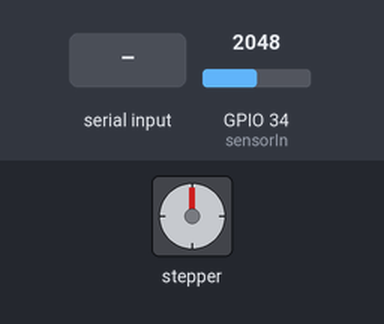
Bench run of a sketch on a simulated ESP32. Parts: stepper motor. Inputs (shaded band) come from the test bench; at power-on: GPIO 34 (sensorIn) = 2048. Nothing arrives over Bluetooth unless stated; stepper angles assume 2048 steps per turn; what the sketch prints to the serial monitor is not drawn.

Above: at 1.2 s.
1.3 s: "A" received over the second serial link
At 1.75 s:
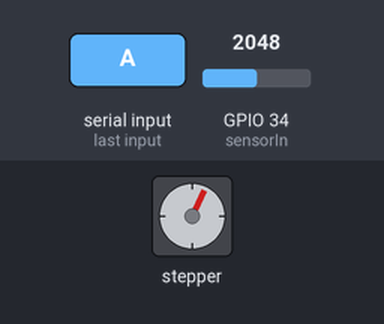
At 2.35 s:
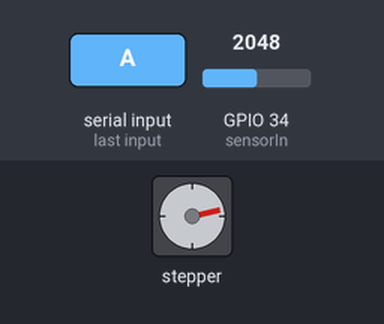
Timing chart, 0 to 19.3 s (numbered marks = the images above; inputs shaded):
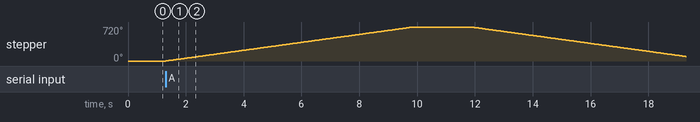

The sketch:

sketch_oct28d.ino
```cpp
//최종코드
#include <AccelStepper.h>
#include <MultiStepper.h>
#include <Stepper.h>
#include "BluetoothSerial.h"
BluetoothSerial SerialBT;

const int stepsPerRevolution = 2048;
const int sensorIn = 34;
int mVperAmp = 185;
double Voltage = 0;
double VRMS = 0;
double AmpsRMS = 0;

//바퀴 모터 핀번호
#define DIR1 32
#define STEP1 33
#define DIR2 14
#define STEP2 27

//케이블 모터 핀번호
#define IN1 19
#define IN2 18
#define IN3 5
#define IN4 21

//로봇 이동 모터 제어
AccelStepper stepper1 = AccelStepper(1, STEP1, DIR1);
AccelStepper stepper2 = AccelStepper(1, STEP2, DIR2);
MultiStepper steppers;

//케이블 모터 제어
Stepper cableStepper(stepsPerRevolution,IN1,IN3,IN2,IN4);

void setup() {
  Serial.begin(115200);
  SerialBT.begin("bluetoothTest BT"); //블루투스 기능

  //로봇 이동 모터 제어_전진을 위해 양쪽 모터 회전 방향 반대로 설정(50, -50)
  stepper1.setMaxSpeed(200);
  stepper1.setCurrentPosition(0);
  stepper1.setSpeed(-50);
  stepper2.setMaxSpeed(200);
  stepper2.setCurrentPosition(0);
  stepper2.setSpeed(50);

  steppers.addStepper(stepper1);
  steppers.addStepper(stepper2);

  cableStepper.setSpeed(14);
}

void loop() {
  if(SerialBT.available()){
   char controlKey = SerialBT.read();
   Serial.write(SerialBT.read());

   switch (controlKey) {
    //모형에 주차 자리 A,B,C만 설치
    case 'A': {
      Serial.println(controlKey);
      long positions[] = {0,0};
      steppers.moveTo(positions);
      steppers.runSpeedToPosition();
      Charging();
      controlKey = ' ';
      break;
    }
    case 'B': {
      Serial.println(controlKey);
      long positions[] = {1000,-1000};
      steppers.moveTo(positions);
      steppers.runSpeedToPosition();
      Charging();
      controlKey = ' ';
      break;
    }
    case 'C': {
      Serial.println(controlKey);
      long positions[] = {2000,-2000};
      steppers.moveTo(positions);
      steppers.runSpeedToPosition();
      Charging();
      controlKey = ' ';
      break;
    }
   /* case 'D': {
      Serial.println(controlKey);
      long positions[] = {-1500,1500};
      steppers.moveTo(positions);
      steppers.runSpeedToPosition();
      Charging();
      controlKey = ' ';
      break;
    }
    case 'E': {
      Serial.println(controlKey);
      long positions[] = {-2000,2000};
      steppers.moveTo(positions);
      steppers.runSpeedToPosition();
      Charging();
      controlKey = ' ';
      break;
    }  */
    default :
      break;
    }
  }
}

//케이블 내려 충전 진행 후 케이블 올리기
void Charging() {
  // 시계 방향으로 한바퀴 회전-> 케이블 내리기
  Serial.println("cable down");
  cableStepper.step(stepsPerRevolution*2);
  delay(1000);
  //케이블 어댑터와 연결

  Serial.println ("Charging Start");
  for (;;) {
    //전류 측정 시작
    Voltage = getVPP();
    VRMS = (Voltage/2.0) *0.707;
    AmpsRMS = ((VRMS * 1000)/mVperAmp);
    Serial.print(AmpsRMS);
    Serial.println(" A");

    //전류가 0.45이하이면 케이블 올리는 코드 실행 / 그 외엔 계속 전류 측정
    if(AmpsRMS <= 0.45){
      Serial.println("Charging Complete");
      Serial.println("cable up");
      // 시계 반대 방향으로 한바퀴 회전-> 케이블 올리기
      cableStepper.step(-stepsPerRevolution*2);
      delay(1000);
      break;
    }
  }
  delay(1000);
}

//완충신호를 위한 전류측정
float getVPP()
{
  float result;
  int readValue;
  int maxValue = 0;
  int minValue = 4096;

   uint32_t start_time = millis();
   while((millis()-start_time) < 1000)
   {
       readValue = analogRead(sensorIn);
       if (readValue > maxValue)
       {
           maxValue = readValue;
       }
       if (readValue < minValue)
       {
           minValue = readValue;
       }
   }
   result = ((maxValue - minValue) * 5)/4096.0;
   return result;
 }

//좌석별 좌표값 : A{0,0} B{-500,500} c{-1000,1000} D{-1500,1500} E{-2000,2000}
//좌석사이 거리 500으로 설정
```

Measured:
- after the input at 1.3 s, stepper: turns 720° clockwise in 8.6 s, then 625° counter-clockwise in 7.4 s
